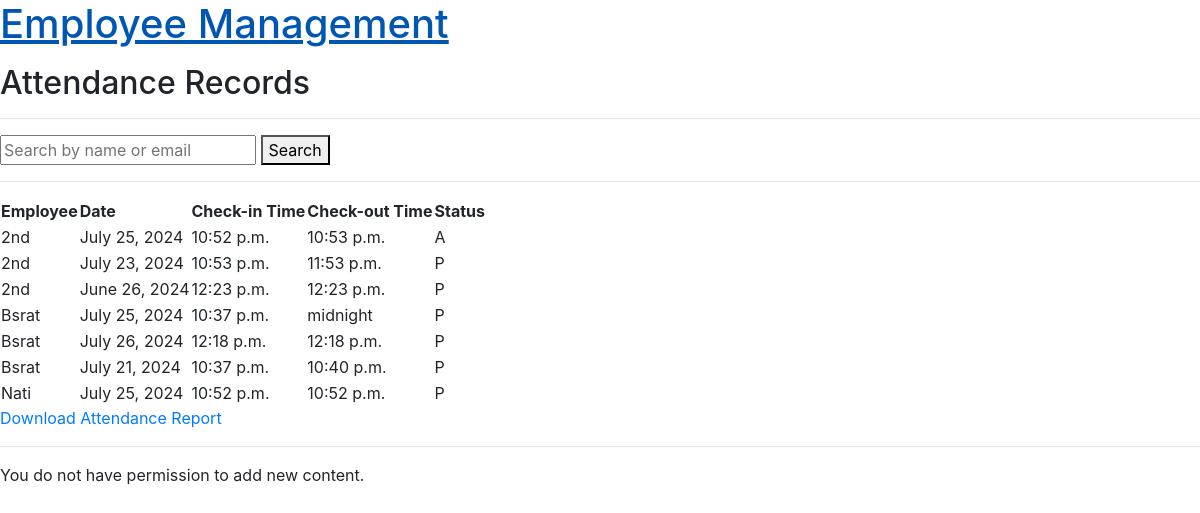
Before: /attendance/ (signed in) with the older database file.
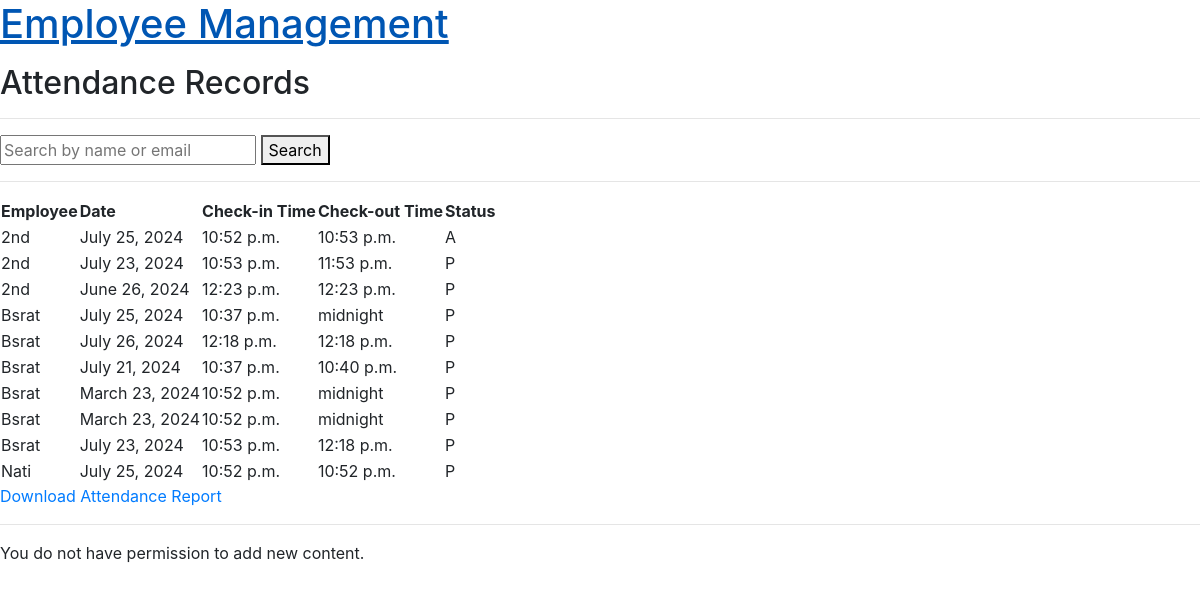
After: the same page with the newer database file.
### attendance/models.py (models this page shows, shortened)
class AttendanceRecord(models.Model):
    STATUS_CHOICES= [
        ("P", "Present"),
        ("A", "Absent")
    ]
    employee = models.ForeignKey(settings.AUTH_USER_MODEL, on_delete=models.CASCADE)
    date = models.DateField()
    check_in_time = models.TimeField()
    check_out_time = models.TimeField(null=True, blank=True)
    status = models.CharField(max_length=1, choices=STATUS_CHOICES)

### employees/models.py (models this page shows, shortened)
class CustomUser(AbstractBaseUser, PermissionsMixin):
    email = models.EmailField(unique=True)
    firstname = models.CharField(max_length=30)
    last_name = models.CharField(max_length=30)
    is_staff = models.BooleanField(default=False)
    is_active = models.BooleanField(default=True)
    is_superuser = models.BooleanField(default=False)
    date_joined = models.DateTimeField(auto_now_add=True)
    objects = CustomUserManager()
    USERNAME_FIELD = "email"
    REQUIRED_FIELDS = ["firstname", "last_name"]

### attendance/views.py (the view)
# urls.py: path("", AttendanceRecordListView.as_view(), name="attendance_record_list"),
class AttendanceRecordListView(LoginRequiredMixin, ListView):
    model = AttendanceRecord
    template_name = "attendance/attendance_record_list.html"
    context_object_name = "records"
    def get_queryset(self):
        query = self.request.GET.get("q")
        queryset = AttendanceRecord.objects.all().order_by('employee__firstname')
        if query:
            queryset = queryset.filter(
                Q(employee__firstname__icontains=query) |
                Q(employee__email__icontains=query)
            )
        return queryset

### attendance/templatetags/custom_tags.py (called while the page is built)
@register.simple_tag(takes_context=True)
def user_in_groups(context, *group_names):
    user = context['request'].user
    return user.groups.filter(name__in=group_names).exists()

### templates/attendance/attendance_record_list.html
{% extends 'base.html' %}
{% load custom_tags %}
{% block content %}
  <h2>Attendance Records</h2>
  <hr>
  <form method="get" action=".">
    <input type="text" name="q" placeholder="Search by name or email" value="{{ request.GET.q }}">
    <button type="submit">Search</button>
    <hr>
  </form>
  {% if records %}
  <table>
    <tr>
      <th>Employee</th>
      <th>Date</th>
      <th>Check-in Time</th>
      <th>Check-out Time</th>
      <th>Status</th>
    </tr>
    {% for record in records %}
    <tr>
      <td>{{ record.employee.firstname }}</td>
      <td>{{ record.date }}</td>
      <td>{{ record.check_in_time }}</td>
      <td>{{ record.check_out_time }}</td>
      <td>{{ record.status }}</td>
    </tr>
    {% endfor %}
  </table>
  <a href="{% url 'attendance_report' %}">Download Attendance Report</a>
  {% else %}
    <p>No attendance records found.</p>
  {% endif %}<hr>
  {% user_in_groups "Manager" "Admin" as is_member %}
{% if is_member %}
  <a href="{% url 'attendance_record_create' %}">Add New Record</a>
  {% else %}
  <p>You do not have permission to add new content.</p>
{% endif %}
{% endblock %}

### templates/base.html (shortened to what this page needs)
<!DOCTYPE html>
<html lang="en">
<head>
    <link rel="stylesheet" href="https://stackpath.bootstrapcdn.com/bootstrap/4.5.2/css/bootstrap.min.css">
    <link href="https://maxcdn.bootstrapcdn.com/bootstrap/4.5.2/css/bootstrap.min.css" rel="stylesheet">
</head>
<body>
    <header>
        <h1><a href= "{% url "homepage" %}">Employee Management</a></h1>
    </header>
    <div>
        {% block content %}{% endblock %}
    </div>
</body>
</html>

Changed rows visible on the page:
added AttendanceRecord: employee.firstname "Bsrat", date "March 23, 2024", check_in_time "10:52 p.m.", check_out_time "midnight", status "P"
added AttendanceRecord: employee.firstname "Bsrat", date "March 23, 2024", check_in_time "10:52 p.m.", check_out_time "midnight", status "P"
added AttendanceRecord: employee.firstname "Bsrat", date "July 23, 2024", check_in_time "10:53 p.m.", check_out_time "12:18 p.m.", status "P"
